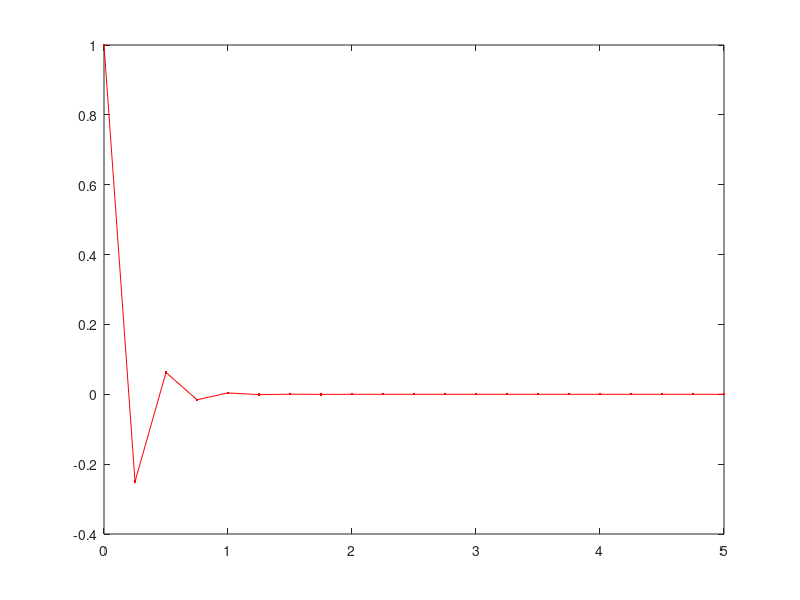

MATLAB code to generate this figure:
%We will perform Euler's method for 
%a simple first-order differential equation.

dydx = @(x,y) -5*y;
N = 20; %N = 20; Number of steps
L = 5; %Length of interval
x = 0:L/N:L;
y = zeros(1,N+1);
y(1) = 1;
h = L/N;

for i=1:N
    y(i+1) = y(i) + h*dydx(x(i),y(i));
end
plot(x,y,'.-r')
    
   